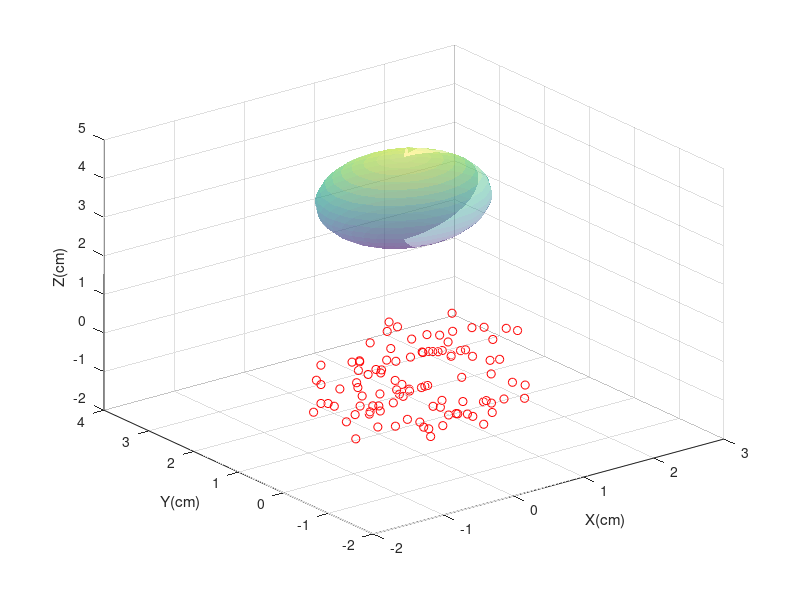

Reproduce this figure in MATLAB.
clear; clc
% data = load('tes_mag.txt');
% xdata = data(:,1);
% ydata = data(:,2);
% zdata = data(:,3);

%%  test example
% d = linspace(0,3);
% y = exp(-1.3*d) + 0.05*randn(size(d));
% fun = @(r)exp(-d*r)-y;

%% create sphere data
x = randn(100,1);
y = randn(100,1);
z = randn(100,1);
bias = [1,2,3];
for i = 1:100
    N = norm([x(i),y(i),z(i)]);
    xN(i) = x(i)/N + bias(1) + rand-0.5;
    yN(i) = y(i)/N + bias(2) + rand-0.5;
    zN(i) = z(i)/N + bias(3) + rand-0.5;
end
xdata = xN';
ydata = yN';
zdata = zN';

%%
myfun = @(x) (xdata-x(1)).^2 + (ydata-x(2)).^2 + (zdata-x(3)).^2 - x(4).^2;
p0_fun1 = [0,0,0,1];
p_1 = lsqnonlin(myfun,p0_fun1);

%%
myfun2 = @(x) (x(4)*xdata-x(1)).^2 + (x(5)*ydata-x(2)).^2 + (x(6)*zdata-x(3)).^2 + p_1(4)^2;
p0_fun2 = [1;1;1;1;1;1;];
scaling_lb = 0.8;
scaling_ub = 1.2;
lb = [-5*ones(3,1); scaling_lb*ones(3,1)];
ub = [5*ones(3,1); scaling_ub*ones(3,1)];

[p_2,resnorm] = lsqnonlin(myfun,p0_fun2,lb,ub);

%% plot
x_cali = xdata - p_2(1);
y_cali = ydata - p_2(2);
z_cali = zdata - p_2(3);
Y_cali = sqrt(x_cali.^2+y_cali.^2+z_cali.^2);
radius = mean(Y_cali);

[xR,yR,zR] = sphere;

p = p_2;
surf(xR*radius + p(1), yR*radius +p(2), zR*radius +p(3), 'FaceAlpha',0.4,'EdgeColor','none') 
hold on
plot3(x_cali, y_cali, z_cali,'ro')
xlabel('X(cm)')
ylabel('Y(cm)')
zlabel('Z(cm)')
%%

